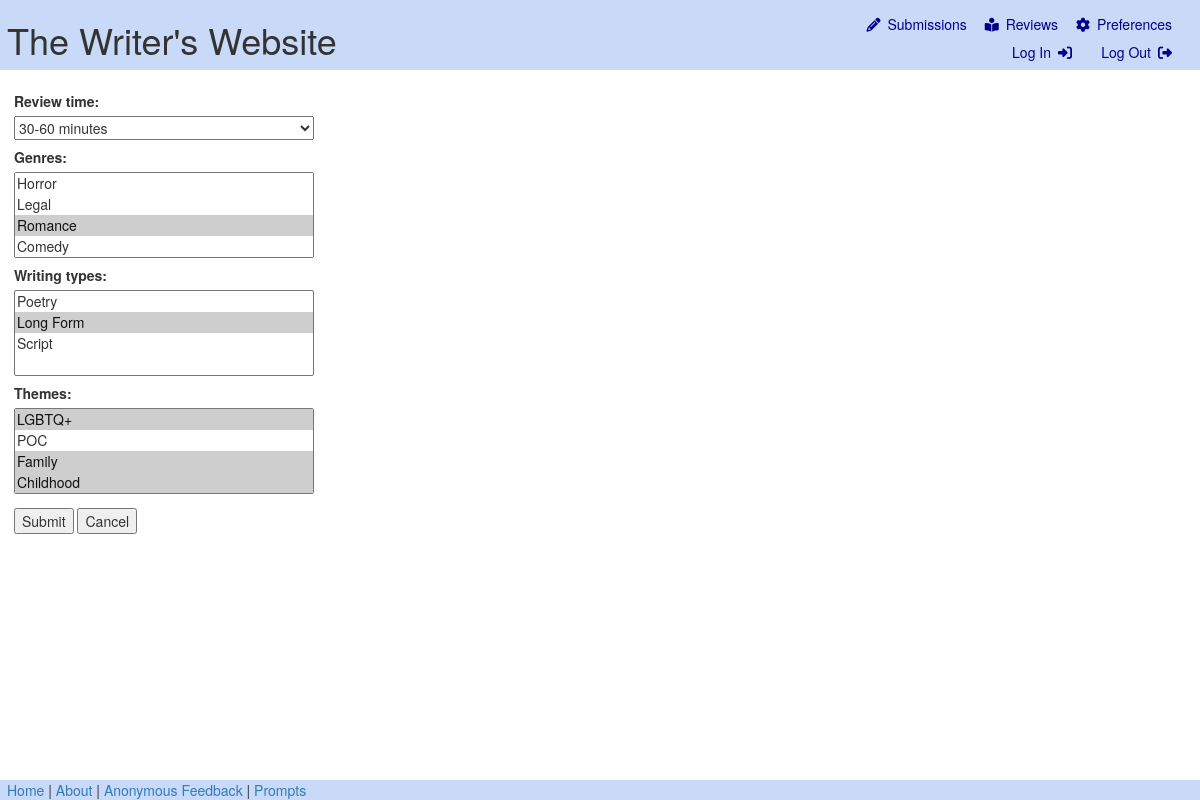
/preferences/ (signed in), run on an earlier commit of the app's database.
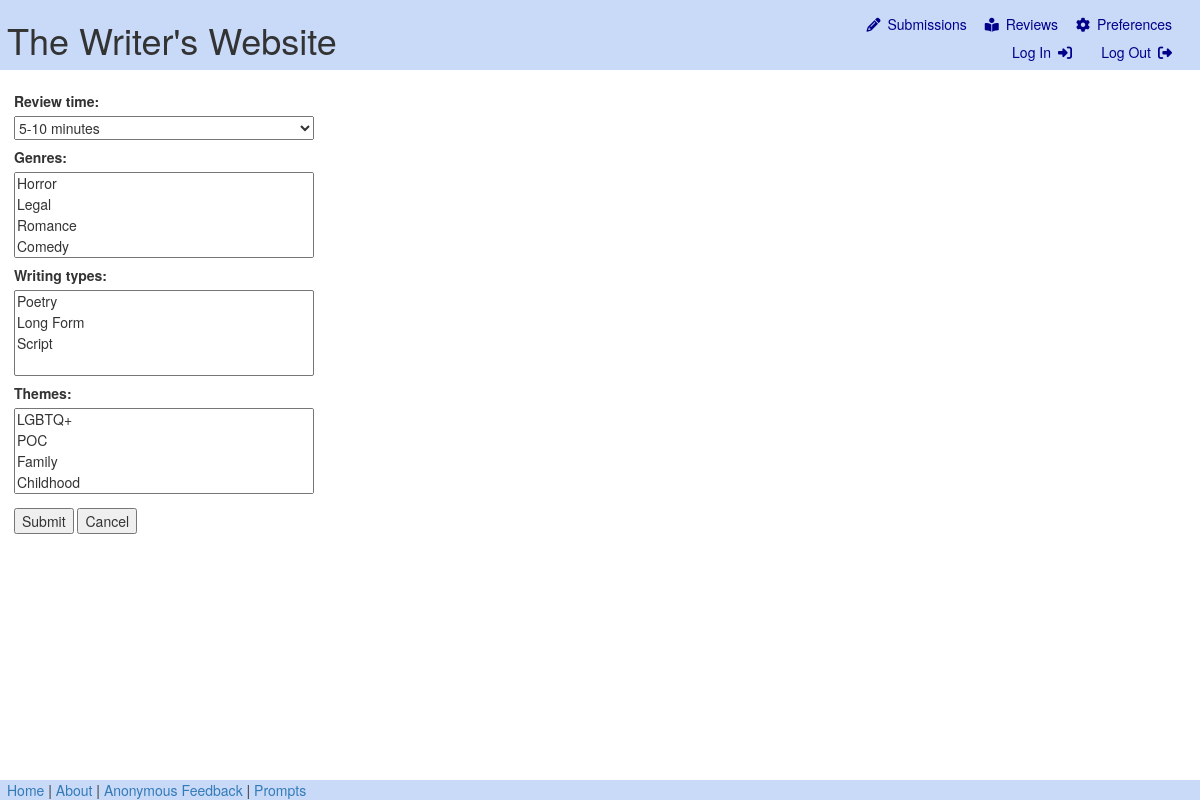
And on a later commit of the database.
### preferences/models.py (models this page shows)
class Preference(models.Model):
	REVIEW_LENGTHS = (
		('5-10', "5-10 minutes"),
		('10-30', "10-30 minutes"),
		('30-60', "30-60 minutes"),
		('60+', "60 minutes +"),
	)
	review_time = models.CharField(max_length=10, choices=REVIEW_LENGTHS)
	genres = models.ManyToManyField(Genre, blank=True)
	writing_types = models.ManyToManyField(WritingType, blank=True)
	themes = models.ManyToManyField(Theme, blank=True)
	user = models.ForeignKey(User, on_delete=models.CASCADE)

### preferences/views.py (the view, shortened to what this page needs)
# urls.py: path('', views.edit, name='edit'),
def edit(request):
    if request.user.is_authenticated == False:
        return redirect('/login')
    preferences = Preference.objects.filter(user=request.user).first()
    if request.method == 'GET':
        context = {
            'preferences': preferences,
            'form': PreferenceForm(instance=preferences),
        }
        return render(request, 'preferences/edit.html', context)

### preferences/models.py
class PreferenceForm(ModelForm):
	class Meta:
		model = Preference
		fields = '__all__'
		exclude = ['user']

### submissions/models.py (called while the page is built)
	def __str__(self):
		return self.name

	def __str__(self):
		return self.name

	def __str__(self):
		return self.name

### preferences/templates/preferences/edit.html (shortened to what this page needs)
{% extends "base.html" %} {% block content %}
<form action="{% url 'user_preferences:edit' %}" method="post">
{{ form }}
  <div class="actions">
    <button type="submit">Submit</button>
    <button onclick="window.history.back()">Cancel</button>
  </div>
</form>
{% endblock %}

What changed in the data, as far as the page shows it:
no longer on this page (row edited): Preference: review_time "30-60 minutes"
added Preference: review_time "5-10 minutes"
Also different on the page:
form field genres: "Horror / Legal / Romance ☑ / Comedy" → "Horror / Legal / Romance / Comedy"
form field writing_types: "Poetry / Long Form ☑ / Script" → "Poetry / Long Form / Script"
form field themes: "LGBTQ+ ☑ / POC / Family ☑ / Childhood ☑" → "LGBTQ+ / POC / Family / Childhood"
